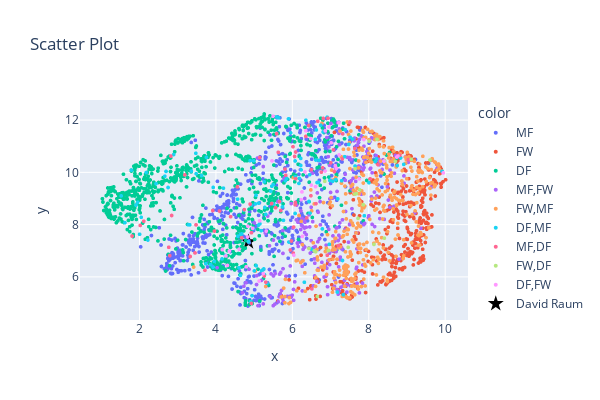

Source (notebook cell):
### Code cell
fig = px.scatter(
    x=df_player_features_scaled[:,0], 
    y=df_player_features_scaled[:,1],
    color=player_info["Pos"],            
    hover_name=player_info["Player"],         
    title="Scatter Plot",
    width=600, height=400
)
fig.update_traces(marker_size=4)

fig.add_trace(
    go.Scatter(
        x=[df_player_features_scaled[raum_idx, 0]],  # x coordinate for David Raum
        y=[df_player_features_scaled[raum_idx, 1]],  # y coordinate for David Raum
        mode='markers',
        marker=dict(color='black', size=12, symbol='star'),  # Highlight with a star symbol
        name="David Raum",  # Label for the legend
        hovertext="David Raum"  # Custom hover text for David Raum
    )
)


fig.show()

### Figure 1 — Plotly figure (JSON) as saved in the notebook; plotly's stock layout.template omitted (floating-point values rounded to 4 significant figures; data arrays with more than 128 entries replaced by an {"elided": "..."} marker saying what was removed)
{"data": [{"hovertemplate": "<b>%{hovertext}</b><br><br>color=MF<br>x=%{x}<br>y=%{y}<extra></extra>", "hovertext": {"elided": "601 str values"}, "legendgroup": "MF", "marker": {"color": "#636efa", "size": 4, "symbol": "circle"}, "mode": "markers", "name": "MF", "showlegend": true, "type": "scattergl", "x": {"elided": "601 float values"}, "xaxis": "x", "y": {"elided": "601 float values"}, "yaxis": "y"}, {"hovertemplate": "<b>%{hovertext}</b><br><br>color=FW<br>x=%{x}<br>y=%{y}<extra></extra>", "hovertext": {"elided": "385 str values"}, "legendgroup": "FW", "marker": {"color": "#EF553B", "size": 4, "symbol": "circle"}, "mode": "markers", "name": "FW", "showlegend": true, "type": "scattergl", "x": {"elided": "385 float values"}, "xaxis": "x", "y": {"elided": "385 float values"}, "yaxis": "y"}, {"hovertemplate": "<b>%{hovertext}</b><br><br>color=DF<br>x=%{x}<br>y=%{y}<extra></extra>", "hovertext": {"elided": "900 str values"}, "legendgroup": "DF", "marker": {"color": "#00cc96", "size": 4, "symbol": "circle"}, "mode": "markers", "name": "DF", "showlegend": true, "type": "scattergl", "x": {"elided": "900 float values"}, "xaxis": "x", "y": {"elided": "900 float values"}, "yaxis": "y"}, {"hovertemplate": "<b>%{hovertext}</b><br><br>color=MF,FW<br>x=%{x}<br>y=%{y}<extra></extra>", "hovertext": {"elided": "252 str values"}, "legendgroup": "MF,FW", "marker": {"color": "#ab63fa", "size": 4, "symbol": "circle"}, "mode": "markers", "name": "MF,FW", "showlegend": true, "type": "scattergl", "x": {"elided": "252 float values"}, "xaxis": "x", "y": {"elided": "252 float values"}, "yaxis": "y"}, {"hovertemplate": "<b>%{hovertext}</b><br><br>color=FW,MF<br>x=%{x}<br>y=%{y}<extra></extra>", "hovertext": {"elided": "382 str values"}, "legendgroup": "FW,MF", "marker": {"color": "#FFA15A", "size": 4, "symbol": "circle"}, "mode": "markers", "name": "FW,MF", "showlegend": true, "type": "scattergl", "x": {"elided": "382 float values"}, "xaxis": "x", "y": {"elided": "382 float values"}, "yaxis": "y"}, {"hovertemplate": "<b>%{hovertext}</b><br><br>color=DF,MF<br>x=%{x}<br>y=%{y}<extra></extra>", "hovertext": ["John Stones", "Rico Lewis", "Sergio Gómez", "Calum Chambers", "Ivan Perišić", "Pedro Porro", "Matt Doherty", "Ben Chilwell", "Reece James", "Nathan Patterson", "Ricardo Pereira", "Ainsley Maitland-Niles", "Raphaël Guerreiro", "Benjamin Henrichs", "David Raum", "Christian Günter", "Kiliann Sildillia", "Jeremie Frimpong", "Mitchel Bakker", "Daley Sinkgraven", "Kristijan Jakić", "Junior Dina Ebimbe", "Faride Alidou", "Josuha Guilavogui", "Kingsley Schindler", "Erhan Mašović", "Kostas Stafylidis", "Mads Pedersen", "Iago", "Daniel Caligiuri", "Nikolas Nartey", "Tobias Mohr", "Márton Dárdai", "Maximilian Mittelstädt", "Eric García", "Sergi Roberto", "Yannick Carrasco", "Axel Witsel", "Rubén Peña", "Yan Couto", "Nemanja Gudelj", "Kevin Vázquez", "Fali", "Santiago Arzamendia", "Damián Suárez", "Iglesias", "Hugo Guillamón", "Toni Lato", "Jesus Vazquez", "Martin Hongla", "Fernando Calero", "Rubén", "Carlos Clerc", "Josan", "Lautaro Blanco", "Danilo Pereira", "Achraf Hakimi", "Juan Bernat", "Przemysław Frankowski", "Deiver Machado", "Massadio Haïdara", "Jimmy Cabot", "Nuno Tavares", "Vanderson", "Jérémie Bela", "Mehdi Zeffane", "Youcef Atal", "Ismaël Doukouré", "Dimitri Liénard", "Thomas Delaine", "Colin Dagba", "Andrei Girotto", "Dennis Appiah", "Rayan Raveloson", "Clément Vidal", "Thierno Balde", "Yasser Larouci", "Papa Ndiaga Yade", "Joakim Mæhle", "Matteo Ruggeri", "Nadir Zortea", "Stephan El Shaarawy", "Federico Chiesa", "Patrick Ciurria", "Roberto Pereyra", "Ethan Ampadu", "Filippo Terracciano", "Lutsharel Geertruida", "Max Bruns", "Saïd Bakari", "Ryan Flamingo", "Jay Idzes", "Rémy Vita", "Damon Mirani", "Benaissa Benamar", "Oskar Buur", "Nathan Markelo", "Michaël Heylen", "Neraysho Kasanwirjo", "Liam van Gelderen", "Nuno Santos", "Ricardo Esgaio", "Pedro Porro", "Héctor Bellerín", "Ibrahima Bamba", "Afonso freitas", "Miguel Magalhães", "Helder Sá", "Pedro Malheiro", "Costinha", "Fábio Conceição", "Vitor Costa", "Cláudio Winck", "Rene Santos", "Paulo Sérgio Mota", "Fábio China", "Jorge Fernando Santos Silva", "MT", "Diogo Calila"], "legendgroup": "DF,MF", "marker": {"color": "#19d3f3", "size": 4, "symbol": "circle"}, "mode": "markers", "name": "DF,MF", "showlegend": true, "type": "scattergl", "x": [2.174, 6.22, 6.912, 5.642, 5.251, 6.786, 7.641, 5.303, 5.151, 5.436, 4.989, 4.195, 4.945, 3.957, 4.852, 5.054, 4.927, 7.334, 5.742, 7.479, 3.928, 7.19, 7.384, 3.475, 6.647, 2.694, 6.221, 5.278, 5.034, 8.744, 6.805, 7.056, 4.895, 6.183, 2.663, 5.462, 7.176, 2.747, 5.512, 6.463, 1.908, 5.899, 3.624, 7.578, 5.183, 4.675, 9.919, 6.173, 7.512, 2.894, 4.567, 6.229, 4.16, 6.072, 6.702, 1.619, 4.641, 5.767, 4.91, 5.91, 4.729, 7.139, 6.314, 3.863, 8.005, 8.202, 6.435, 3.315, 4.647, 6.682, 5.85, 2.002, 6.073, 3.279, 3.357, 5.112, 4.983, 7.291, 5.006, 5.82, 8.916, 7.312, 7.885, 5.196, 5.336, 1.955, 6.616, 2.219, 6.354, 6.979, 2.044, 1.522, 5.049, 1.79, 3.482, 8.832, 6.743, 5.595, 5.264, 5.5, 5.27, 5.693, 6.968, 8.171, 2.433, 5.118, 4.572, 6.453, 3.737, 3.925, 6.498, 4.247, 4.605, 3.75, 7.369, 6.603, 6.628, 6.077, 5.956], "xaxis": "x", "y": [9.994, 10.53, 12.11, 12.09, 6.303, 7.836, 10.24, 8.392, 8.03, 9.284, 10.44, 9.396, 5.282, 6.593, 7.339, 6.427, 8.751, 5.318, 8.679, 11.07, 9.422, 8.984, 11.63, 10.73, 9.611, 10.04, 10.26, 8.658, 8.793, 10.26, 11.55, 9.661, 10.45, 9.768, 9.852, 9.47, 5.418, 9.42, 8.784, 8.439, 8.744, 12.05, 9.876, 11.27, 7.769, 7.643, 10.04, 9.578, 11.35, 10.68, 8.973, 10.09, 6.686, 8.427, 10.46, 8.075, 6.054, 8.164, 5.051, 7.334, 8.547, 9.724, 5.793, 6.467, 9.602, 10.52, 8.887, 7.991, 7.624, 9.615, 9.768, 7.63, 10.44, 7.992, 10.05, 7.977, 7.839, 9.68, 6.228, 9.678, 10.31, 6.628, 8.338, 6.234, 5.752, 8.856, 10.47, 7.41, 11.99, 9.691, 8.28, 9.099, 9.121, 10.08, 9.947, 10.55, 11.8, 12.12, 9.639, 9.528, 6.084, 8.87, 7.246, 10.41, 9.566, 8.823, 7.558, 9.91, 6.502, 6.372, 7.062, 6.824, 6.344, 10.57, 10.6, 11.26, 11.62, 9.828, 11.51], "yaxis": "y"}, {"hovertemplate": "<b>%{hovertext}</b><br><br>color=MF,DF<br>x=%{x}<br>y=%{y}<extra></extra>", "hovertext": ["James Milner", "Pascal Groß", "Lucas Moura", "Vitaly Janelt", "Ruben Loftus-Cheek", "James Garner", "Noah Weißhaupt", "Leonardo Bittencourt", "Eduardo Camavinga", "Marcos Llorente", "Saúl Ñíguez", "Paul Akouokou", "Jon Moncayola", "Iddrisu Baba", "Antonio Sánchez", "Valery Fernández", "Pathé Ciss", "Fernando", "Franco Cervi", "Renato Tapia", "Portu", "José Gragera", "Omar Mascarell", "Tete Morente", "John Donald", "Carmona", "Nicolás Ezequiel Fernández", "Warren Zaire-Emery", "Jean Onana", "Cengiz Ünder", "Pape Gueye", "Thiago Mendes", "Jodel Dossou", "Pablo Rosario", "Mario Lemina", "Alexis Beka Beka", "Youssouf Ndayishimiye", "Théo Le Bris", "Batista Mendy", "Pierrick Capelle", "Bryan Cristante", "Weston McKennie", "Gary Medel", "Michel Ndary Adopo", "Antonio Candreva", "Grigoris Kastanos", "Ivan Radovanović", "Simone Bastoni", "Mikael Ellertsson", "Darko Lazović", "Mehdi Léris", "Edson Álvarez", "Florian Grillitsch", "Riechedly Bazoer", "Anass Salah-Eddine", "Patrick Vroegh", "Melle Meulensteen", "Doğan Erdoğan", "Keziah Veendorp", "Pepê", "Arthur", "Zé Carlos", "Leonardo Lelo", "Lucas Soares", "Derick", "Paulo Vitor", "Rafael Brito", "Adriano"], "legendgroup": "MF,DF", "marker": {"color": "#FF6692", "size": 4, "symbol": "circle"}, "mode": "markers", "name": "MF,DF", "showlegend": true, "type": "scattergl", "x": [5.46, 4.928, 8.813, 3.961, 4.384, 6.793, 7.633, 5.975, 3.713, 6.032, 5.827, 6.429, 3.452, 4.561, 6.088, 7.007, 3.918, 2.821, 5.944, 4.741, 5.698, 5.147, 2.841, 7.206, 5.589, 8.242, 6.759, 5.808, 6.017, 6.511, 7.304, 2.111, 9.035, 4.093, 6.086, 7.075, 5.632, 6.079, 3.327, 5.563, 2.792, 6.059, 3.186, 6.664, 5.264, 6.378, 6.809, 6.074, 7.508, 6.914, 6.024, 1.805, 6.933, 8.033, 7.102, 7.317, 2.018, 4.895, 2.765, 5.306, 6.618, 6.498, 4.675, 4.929, 5.665, 6.485, 6.352, 3.479], "xaxis": "x", "y": [8.807, 4.981, 10.66, 7.753, 8.304, 10.17, 10.92, 7.372, 6.251, 7.904, 9.887, 11.79, 6.916, 9.444, 9.758, 10.37, 8.539, 10.62, 7.029, 8.574, 8.539, 10.57, 8.349, 7.198, 11.48, 10.29, 10.01, 10.12, 10.98, 5.539, 10.52, 8.128, 10.48, 8.52, 10.78, 10.86, 10.77, 8.846, 6.779, 8.649, 6.813, 10.61, 9.902, 11.96, 6.034, 8.255, 12.06, 8.759, 11.91, 6.827, 6.91, 7.563, 12.07, 9.751, 10.03, 11.47, 7.969, 8.786, 7.132, 5.798, 8.803, 10.1, 7.496, 7.69, 8.881, 9.105, 11.38, 7.99], "yaxis": "y"}, {"hovertemplate": "<b>%{hovertext}</b><br><br>color=FW,DF<br>x=%{x}<br>y=%{y}<extra></extra>", "hovertext": ["Solly March", "Bobby Reid", "Christian Pulisic", "Thorgan Hazard", "Jakub Kamiński", "Nelson Weiper", "Ihlas Bebou", "Tanguy Coulibaly", "Ander Barrenetxea", "Bryan Gil", "Kenedy", "Mitchell van Bergen", "Faitout Maouassa", "Junior Messias", "Alexis Saelemaekers", "Giorgos Kyriakopoulos", "Emmanuel Gyasi", "Zakaria Bakkali", "Romaric Yapi", "Thom van Bergen", "Mihai Dobre"], "legendgroup": "FW,DF", "marker": {"color": "#B6E880", "size": 4, "symbol": "circle"}, "mode": "markers", "name": "FW,DF", "showlegend": true, "type": "scattergl", "x": [6.654, 6.434, 7.636, 7.64, 6.571, 9.115, 8.408, 8.697, 7.857, 7.761, 8.011, 7.719, 6.609, 7.462, 6.941, 6.85, 8.136, 8.414, 8.216, 9.602, 7.675], "xaxis": "x", "y": [5.251, 7.088, 9.163, 10.14, 6.993, 10.5, 7.482, 10.42, 8.762, 9.331, 11.19, 8.239, 6.96, 7.133, 7.005, 9.656, 7.241, 10.45, 11.26, 10.47, 9.182], "yaxis": "y"}, {"hovertemplate": "<b>%{hovertext}</b><br><br>color=DF,FW<br>x=%{x}<br>y=%{y}<extra></extra>", "hovertext": ["Moussa Djenepo", "João Cancelo", "Ridle Baku", "Kilian Fischer", "Anthony Jung", "Mitchell Weiser", "Lee Buchanan", "Jordi Osei-Tutu", "Mehmet Aydin", "Aitor Ruibal", "Jesús Navas", "Ismaëlben Boura", "Timothy Weah", "Gabriel Gudmundsson", "Ismail Jakobs", "Jim Allevinah", "Arnaud Souquet", "Andreas Bruus", "Souleyman Doumbia", "Sada Thioub", "Farid El Melali", "Filip Kostić", "Juan Cuadrado", "Samuel Iling-Junior", "Giorgos Kyriakopoulos", "Gabriel Strefezza", "Yukinari Sugawara", "Mees de Wit", "Rami Kaib", "Terry Lartey Sanniez", "Achraf Douiri", "Isak Määttä", "João Pedro Araújo Correia", "Sandro Cruz", "Martin Agirregabiria", "Tiago Araújo", "Moustapha Seck", "Gonçalo Costa"], "legendgroup": "DF,FW", "marker": {"color": "#FF97FF", "size": 4, "symbol": "circle"}, "mode": "markers", "name": "DF,FW", "showlegend": true, "type": "scattergl", "x": [7.126, 6.262, 4.302, 7.019, 4.165, 5.131, 8.764, 7.751, 6.48, 4.835, 4.606, 7.871, 5.32, 6.331, 6.607, 6.039, 6.353, 6.252, 4.961, 6.231, 7.153, 5.238, 4.796, 8.399, 6.856, 9.95, 4.262, 5.468, 8.73, 5.495, 6.864, 4.352, 5.143, 7.225, 6.958, 6.496, 4.83, 7.213], "xaxis": "x", "y": [10.25, 7.55, 6.437, 11.13, 7.043, 5.84, 10.63, 9.75, 11.29, 7.938, 7.061, 11.26, 7.752, 10.02, 9.453, 6.829, 11.59, 9.251, 7.861, 8.954, 10.15, 6.126, 6.384, 10.43, 10.05, 9.978, 6.801, 10.44, 10.59, 12.15, 11.59, 6.986, 8.143, 10.67, 11.74, 9.513, 7.526, 11.9], "yaxis": "y"}, {"hovertext": "David Raum", "marker": {"color": "black", "size": 12, "symbol": "star"}, "mode": "markers", "name": "David Raum", "type": "scatter", "x": [4.852], "y": [7.339]}], "layout": {"height": 400, "legend": {"title": {"text": "color"}, "tracegroupgap": 0}, "title": {"text": "Scatter Plot"}, "width": 600, "xaxis": {"anchor": "y", "domain": [0, 1], "title": {"text": "x"}}, "yaxis": {"anchor": "x", "domain": [0, 1], "title": {"text": "y"}}}}
